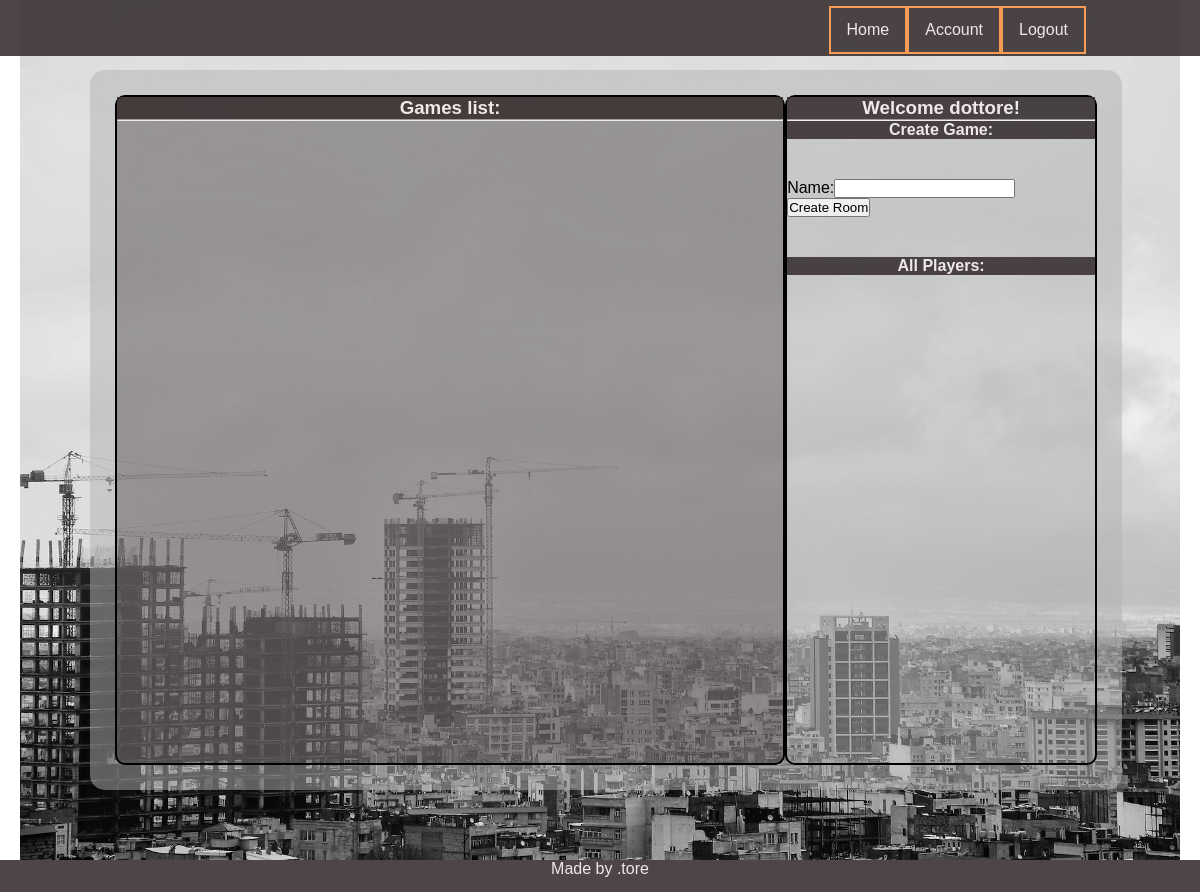
The app's page /player/home/s (signed in), older data.
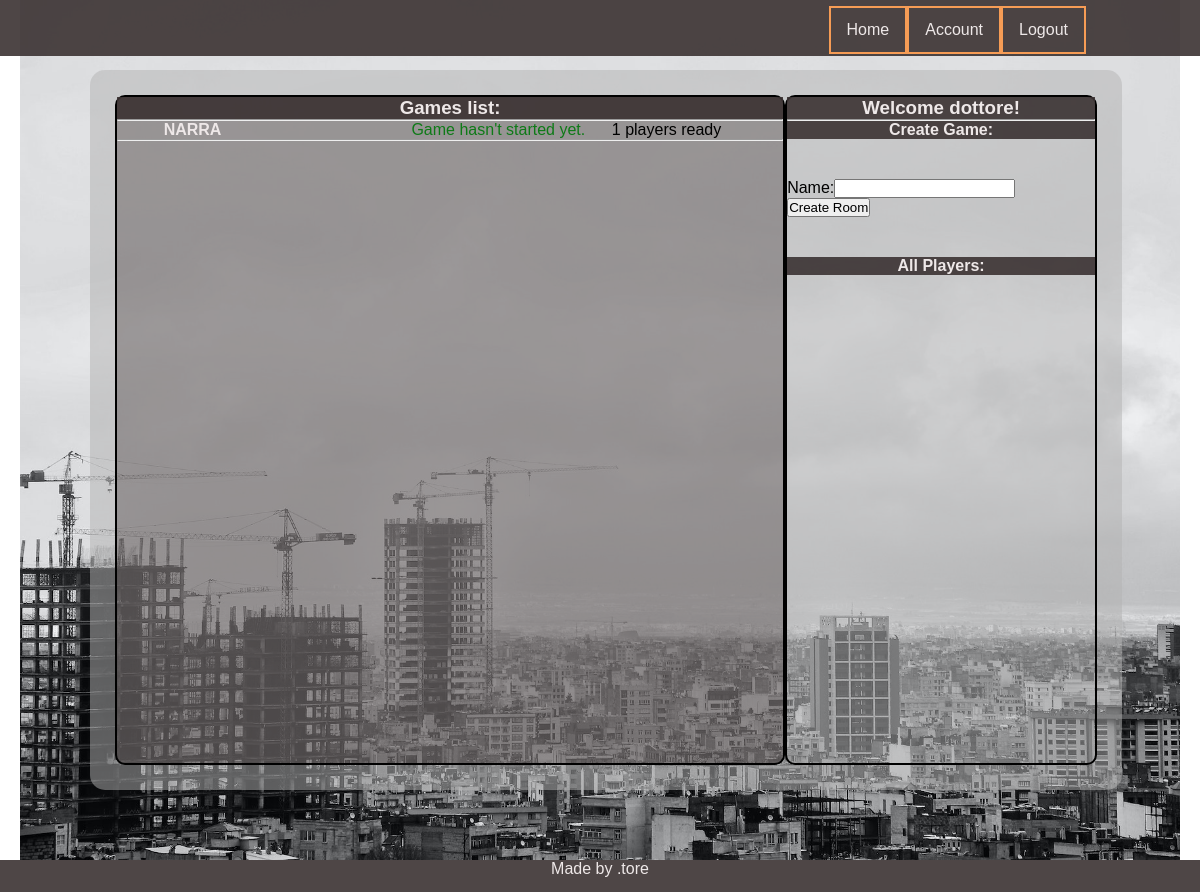
The same page, newer data.
### game/models.py (models this page shows, shortened)
class Game(models.Model):
    name = models.CharField(max_length=150)
    host = models.CharField(max_length=10)
    config = models.ForeignKey(Config, on_delete=models.CASCADE, related_name='game_config', blank=True,
                                       null=True)
    is_played = models.BooleanField(default=False)
    max_players = models.IntegerField(default=4)
    who_is_ready = models.ManyToManyField(Player, related_name="guys_ready", blank=True)
    who_is_playing = models.ManyToManyField(Player, related_name="guys_playing", blank=True)
    turn = models.IntegerField(default=1)
    turn_of_player = models.ForeignKey(Player, on_delete=models.CASCADE, related_name='czyja_tura', blank=True,
                                       null=True)
    @property
    def how_many_players_ready(self):
        return self.who_is_ready.count()

### player/views.py (the view)
# urls.py: path('home/s', home, name='home'),
@login_required
def home(request):
    usr = request.user.username
    player = Player.objects.get(parent=usr)
    games = Game.objects.all()
    form = CreateGame
    args = {'usr': usr, 'games': games, 'form' : form,'player':player}
    return render(request,'player/home.html', args)

### player/models.py (called while the page is built)
    def __str__(self):
        return self.nick

### templates/player/home.html (shortened to what this page needs)
{% extends 'base.html' %} {% load static %}  {% block css %}
<link rel="stylesheet" href="{% static 'css/home.css' %}" />
{% endblock %} {% block content %}
<section class="lobby">
  <div class="__header">
    <h3>Games list:</h3>
  </div>
  <hr />
  <ul class="games_list">
    {% for g in games %}
    <div class="game_list__container">
      <li class="game_list__game">
        <a class="game_list__room" href="{% url 'detail' g.id %}">
          <strong>{{g.name}}</strong>
        </a>
        {% if g.is_played %}
        <span class="__game_status --gray">Game Started</span>
        {% else %}
        <span class="__game_status --green">Game hasn't started yet.</span>
        {% if g.how_many_players_ready == 4 %}
        <span class="__players_status --red"> Full</span> {% else %}
        <span class="__players_status">
          {{g.how_many_players_ready}} players ready{% endif %}
        </span>
        {% endif %}
      </li>
    </div>
    <hr />
    {% endfor %}
  </ul>
</section>
<section class="user_menu">
  <div class="__header">
    <h1>Welcome {{player}}!</h1>
  </div>
  <hr />
  <div class="__header">
    <h4>Create Game:</h4>
  </div>
  <form class="new_game_form" method="POST" action='{% url "new_room"%}'>
    {% csrf_token %} {{form}}
    <button type="submit" name="create" value="ok">Create Room</button>
  </form>
  <div class="__header">
    <h4>All Players:</h4>
  </div>
</section>
{% endblock %}

Row changes from the older to the newer data that the page shows:
added Game: name "NARRA", how_many_players_ready "1"
